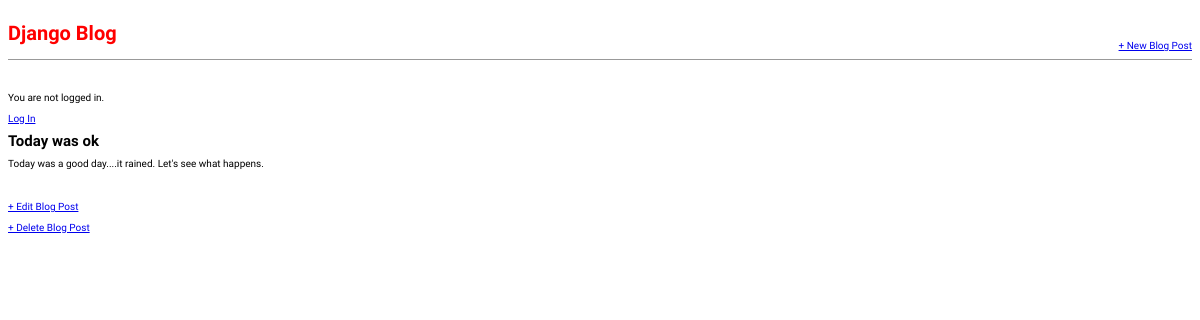
/post/1/, run on an earlier commit of the app's database.
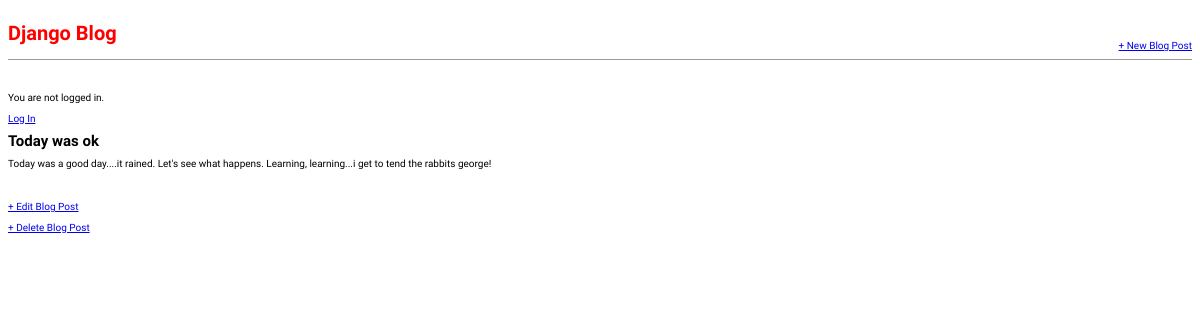
And on a later commit of the database.
### blog/models.py (models this page shows, shortened)
class Post(models.Model):
    title = models.CharField(max_length=200)
    author = models.ForeignKey('auth.User', on_delete=models.CASCADE,)
    body = models.TextField()

### blog/views.py (the view)
# urls.py: path('post/<int:pk>/', BlogDetailView.as_view(), name='post_detail'),
class BlogDetailView(DetailView):
    model = Post
    template_name = 'post_detail.html'

### templates/post_detail.html
{% extends 'base.html' %}
{% block content %}
    <div class="post-entry">
        <h2>{{ post.title }}</h2>
        <p>{{ post.body }}</p>
    </div>
    <p><a href="{% url 'post_edit' post.pk %}">+ Edit Blog Post</a></p>
    <p><a href="{% url 'post_delete' post.pk %}">+ Delete Blog Post</a></p>
{% endblock content %}

What changed in the data, as far as the page shows it:
changed Post "Today was ok": body "Today was a good day....it rained. Let's see what happens." → "Today was a good day....it rained. Let's see what happens. Learning, learning...i get to tend the rabbits george!"
